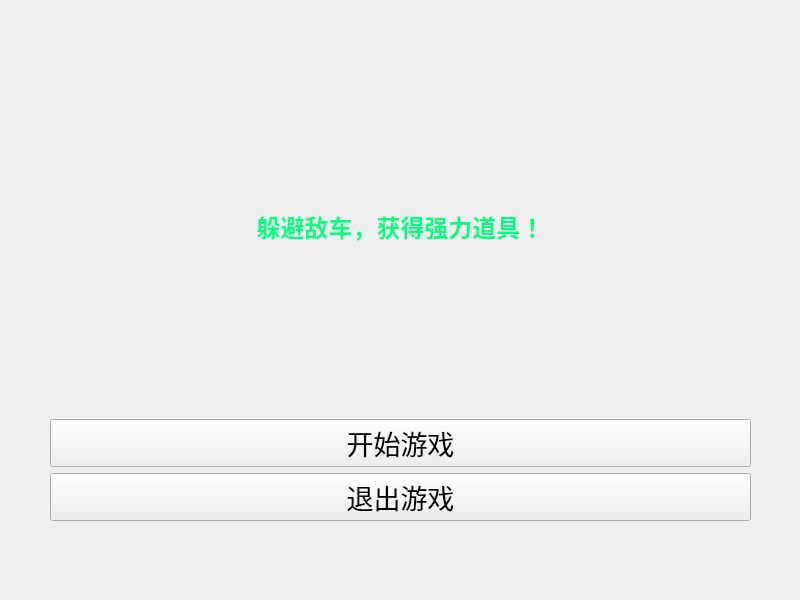
<?xml version="1.0" encoding="UTF-8"?>
<ui version="4.0">
 <class>StartMenu</class>
 <widget class="QWidget" name="StartMenu">
  <property name="geometry">
   <rect>
    <x>0</x>
    <y>0</y>
    <width>800</width>
    <height>600</height>
   </rect>
  </property>
  <property name="windowTitle">
   <string>Form</string>
  </property>
  <property name="styleSheet">
   <string notr="true"/>
  </property>
  <widget class="QLabel" name="highscoreLabel">
   <property name="geometry">
    <rect>
     <x>520</x>
     <y>540</y>
     <width>241</width>
     <height>47</height>
    </rect>
   </property>
   <property name="text">
    <string/>
   </property>
  </widget>
  <widget class="QWidget" name="layoutWidget">
   <property name="geometry">
    <rect>
     <x>50</x>
     <y>40</y>
     <width>701</width>
     <height>481</height>
    </rect>
   </property>
   <layout class="QVBoxLayout" name="verticalLayout">
    <item>
     <widget class="QLabel" name="mainLabel">
      <property name="font">
       <font>
        <pointsize>25</pointsize>
       </font>
      </property>
      <property name="text">
       <string>&lt;html&gt;&lt;head/&gt;&lt;body&gt;&lt;p&gt;&lt;span style=&quot; font-size:18pt; font-weight:700; color:#00ff7f;&quot;&gt;躲避敌车，获得强力道具！&lt;/span&gt;&lt;/p&gt;&lt;/body&gt;&lt;/html&gt;</string>
      </property>
      <property name="alignment">
       <set>Qt::AlignmentFlag::AlignCenter</set>
      </property>
     </widget>
    </item>
    <item>
     <widget class="QPushButton" name="startButton">
      <property name="font">
       <font>
        <pointsize>20</pointsize>
       </font>
      </property>
      <property name="text">
       <string>开始游戏</string>
      </property>
      <property name="autoDefault">
       <bool>true</bool>
      </property>
      <property name="default">
       <bool>false</bool>
      </property>
      <property name="flat">
       <bool>false</bool>
      </property>
     </widget>
    </item>
    <item>
     <widget class="QPushButton" name="exitButton">
      <property name="font">
       <font>
        <pointsize>20</pointsize>
       </font>
      </property>
      <property name="text">
       <string>退出游戏</string>
      </property>
      <property name="autoDefault">
       <bool>true</bool>
      </property>
      <property name="flat">
       <bool>false</bool>
      </property>
     </widget>
    </item>
   </layout>
  </widget>
  <widget class="QLabel" name="menuLabel">
   <property name="geometry">
    <rect>
     <x>0</x>
     <y>0</y>
     <width>800</width>
     <height>600</height>
    </rect>
   </property>
   <property name="text">
    <string/>
   </property>
   <property name="pixmap">
    <pixmap resource="resources.qrc">:/images/menu.png</pixmap>
   </property>
   <property name="scaledContents">
    <bool>true</bool>
   </property>
  </widget>
  <zorder>menuLabel</zorder>
  <zorder>highscoreLabel</zorder>
  <zorder>layoutWidget</zorder>
 </widget>
 <resources>
  <include location="resources.qrc"/>
 </resources>
 <connections/>
</ui>
